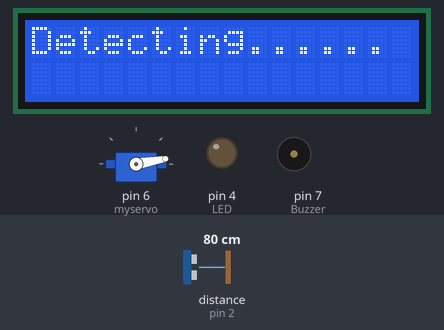
Recording of a sketch running on a simulated Arduino Uno, built with avr-gcc and run on an emulated ATmega328P. Parts: servo, 16×2 character LCD, output pins drawn as LEDs (lit = HIGH), buzzer (waves = sounding, pin HIGH). Wiring (inferred from the names in the program): ultrasonic range finder: trigger pin 3; echo pin 2. Inputs (shaded band) come from the test bench; at power-on: distance to the obstacle (sensor on pin 2) 80 cm. The echo pulse lasts 58.3 µs per cm; pins used as bus, display or sensor lines are not drawn.

Above: at 1.2 s.
1.3 s: distance to the obstacle (sensor on pin 2) set to 55 cm
3.2 s: distance to the obstacle (sensor on pin 2) set to 47 cm
At 3.5 s:
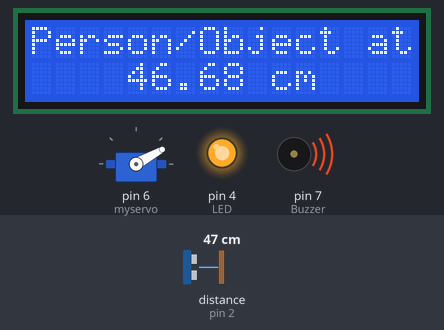
4.7 s: distance to the obstacle (sensor on pin 2) set to 60 cm
At 6.48 s:
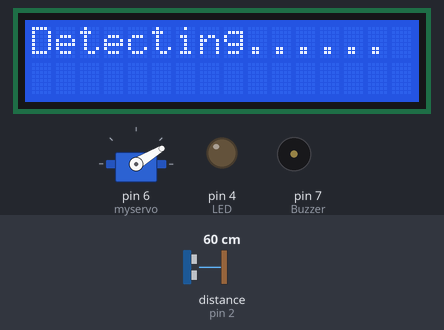
7.7 s: distance to the obstacle (sensor on pin 2) set to 2 cm
At 8.7 s:
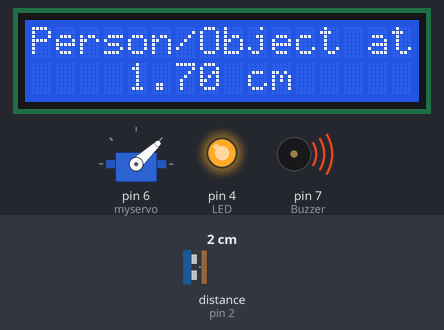
Timing chart, 0 to 12.3 s (numbered marks = the images above; inputs shaded):
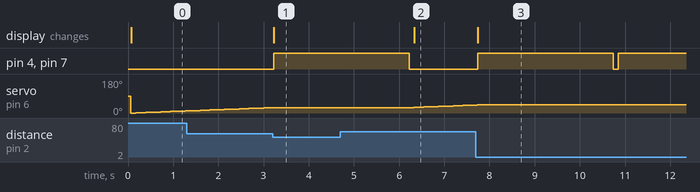

The sketch:

Servo_s.ino
```cpp
#include <LiquidCrystal.h> //LCD library
#include<Servo.h> //Servo motor library

#define echo   2
#define trig   3
#define Buzzer 7
#define LED 4

const int scan_Distance = 50;//the range of distance

float  period; // time taken by the pulse to return back
float distance;  // distance travelled by the pulse in oneway
Servo myservo ;

LiquidCrystal lcd(13, 12, 11, 10, 9, 8);//lcd(RS,EN,D4,D5,D6,D7)

void setup() {
  myservo.attach(6); // Servo motor is connected to Digital pin 6

  pinMode(trig, OUTPUT);
  pinMode(echo, INPUT);
  pinMode(LED,OUTPUT);
  pinMode(Buzzer,OUTPUT);
  Serial.begin(9600);
  lcd.begin(16, 2);

}

void loop() {
  for (int i = 0; i <= 180; i++) //servo motor rotates 0-180 degree
  {
    myservo.write(i);
    time_Measurement();
    distance = period * (0.0343) / 2; //Distance calculation
    if (distance <= scan_Distance)     //checking the range
    {
      person_detected();
    }
    else {
      lcd.clear();
      lcd.print("Detecting...... ");
    }
    delay(100);
  }
  for (int i = 180; i >= 0; i--)   //servo motor rotates 180-0 degree
  {
    myservo.write(i);
    time_Measurement();
    distance = (float)period * (0.0343) / 2;
    if (distance <= scan_Distance) {
      person_detected();
    }
    else {
      lcd.clear();
      lcd.print("Detecting...... ");
    }
    delay(100);
  }
}

void time_Measurement()
{
  digitalWrite(trig, LOW);
  delayMicroseconds(2);

  digitalWrite(trig, HIGH);
  delayMicroseconds(10);
  digitalWrite(trig, LOW);

  period = pulseIn(echo, HIGH);
}
```

lcd.ino
```cpp
void person_detected()
{
  lcd.clear();
  lcd.setCursor(0, 0);
  lcd.print("Person/Object at ");   //Display the distance of the person/object from the lcd
  lcd.setCursor(0, 1);
  lcd.print("    ");
  lcd.print(distance);
  lcd.print(" cm");
  digitalWrite(Buzzer, HIGH);
  digitalWrite(LED, HIGH);
  delay(3000);
  digitalWrite(Buzzer, LOW);
  digitalWrite(LED, LOW);
}
```

Measured:
- the behaviour switches between 51 and 50 cm on distance to the obstacle (sensor on pin 2) (found by bisection; images 0 and 1)
- after the input at 3.2 s, pin 4 (LED), pin 7 (Buzzer): LOW → HIGH at once; servo on pin 6 (myservo): goes on until 3.2 s, then stays 29°; the display: changes at once (image 1)
- after the input at 4.7 s, pin 4 (LED), pin 7 (Buzzer): goes on until 6.2 s, then stays LOW; the display: changes after 1.6 s (image 2)
- after the input at 7.7 s, pin 4 (LED), pin 7 (Buzzer): LOW → HIGH at once, → LOW 3.0 s later, → HIGH 0.11 s later; the display: changes at once (image 3)
